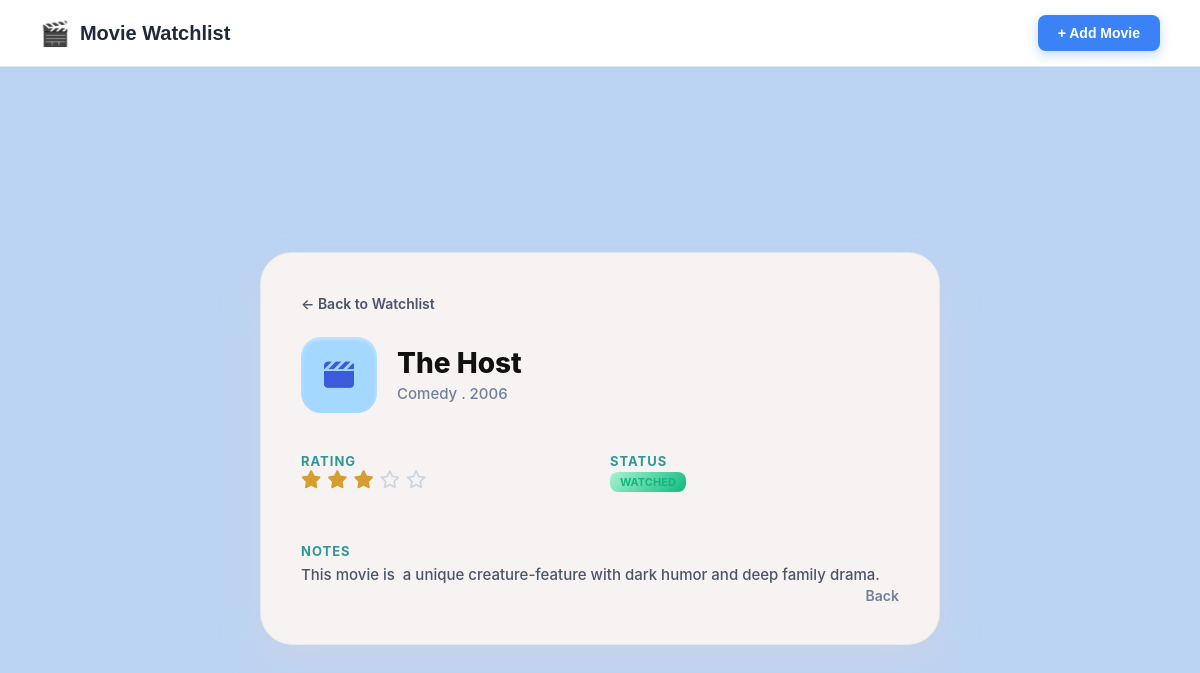
Screenshot of /movies/8 with the database file from the repository.
### tables this page shows
CREATE TABLE movies (
            id INTEGER PRIMARY KEY AUTOINCREMENT,
            title TEXT NOT NULL,
            genre TEXT,
            release_year INTEGER,
            rating INTEGER,
            status TEXT NOT NULL,
            notes TEXT
        );

### endpoint/movies.py (the view)
@movies_bp.route('/movies/<int:movie_id>', methods=['GET'])
def view_movie(movie_id):
    movie = get_movies_by_id_service(movie_id)
    if not movie:
        flash("Movie not found.", "danger")
        return redirect(url_for('movies.index'))
    return render_template('view.html', movie=movie)

### business_logic/movie_service.py (called while the page is built)
def get_movies_by_id_service(movie_id):
    conn = get_db_connection()
    row = conn.execute('SELECT * FROM movies WHERE id = ?', (movie_id,)).fetchone()
    conn.close()
    return Movie.from_row(row) if row else None

### data_access/movie_repository.py (called while the page is built)
def get_db_connection():
    conn = sqlite3.connect(DATABASE)
    conn.row_factory = sqlite3.Row
    return conn

### models/movie.py (called while the page is built)
    def get_stars_html(self):
        html = ""
        for i in range(1, 6):
            if i <= self.rating:
                html += '<i class="fa-solid fa-star active-star"></i>'
            else:
                html += '<i class="fa-regular fa-star inactive-star"></i>'
        return html

    def get_status_class(self):
        return f"status-{self.status.lower().replace(' ', '-')}"

    @classmethod
    def from_row(cls, row):
        if not row:
            return None
        data = dict(row)
        return cls(
            id=data.get('id'),
            title=data.get('title'),
            genre=data.get('genre'),
            release_year=data.get('release_year'),
            rating=data.get('rating'),
            status=data.get('status'),
            notes=data.get('notes')
        )

### templates/view.html (shortened to what this page needs)
<!DOCTYPE html>
<html lang="en">
<head>
    <link rel="stylesheet" href="https://cdnjs.cloudflare.com/ajax/libs/font-awesome/6.4.0/css/all.min.css">
    <link rel="stylesheet" href="{{ url_for('static', filename='css/style.css') }}">
</head>
<body class="bg-dark" style="display: flex; flex-direction: column; min-height: 100vh; justify-content: flex-start; align-items: stretch; margin: 0; padding: 0;">
    <header class="watchlist-header" style="background: white; padding: 15px 40px; border-bottom: 1px solid #e2e8f0; display: flex; justify-content: space-between; align-items: center; width: 100%; box-sizing: border-box; flex-shrink: 0;">
        <div class="logo-area" style="display: flex; align-items: center; gap: 10px;">
            <span style="font-size: 24px; color: #3b82f6;">🎬</span>
            <h1 class="main-title" style="font-size: 20px; font-weight: 700; color: #1e293b; margin: 0; font-family: sans-serif;">Movie Watchlist</h1>
        </div>
        <a href="{{ url_for('movies.create') }}" class="add-movie-btn" style="background: #3b82f6; color: white; padding: 10px 20px; border-radius: 8px; text-decoration: none; font-weight: 600; font-size: 14px; display: inline-flex; align-items: center; gap: 5px; font-family: sans-serif;">
            + Add Movie
        </a>
    </header>
    <div class="page-container" style="display: flex; justify-content: center; align-items: center; flex-grow: 1; padding: 40px 20px; box-sizing: border-box;">
        <div class="movie-card">
            <div class="top-nav">
                <a href="{{ url_for('movies.index') }}" class="back-to-watchlist">
                    ← Back to Watchlist
                </a>
            </div>
            <div class="card-header">
                <div class="movie-icon-box">
                    <i class="fa-solid fa-clapperboard"></i>
                </div>
                <div class="movie-title-section">
                    <h1 class="movie-title">{{ movie.title }}</h1>
                    <p class="movie-meta">{{ movie.genre }} . {{ movie.year }}</p>
                </div>
            </div>
            <div class="details-grid">
                <div class="grid-item">
                    <h2 class="section-label">RATING</h2>
                    <div class="rating-stars">
                        {{ movie.get_stars_html() | safe }}
                    </div>
                </div>
                <div class="grid-item">
                    <h2 class="section-label">STATUS</h2>
                    <div class="status-value">
                        <span class="status-badge {{ movie.get_status_class() }}">{{ movie.status }}</span>
                    </div>
                </div>
            </div>
            <div class="notes-container">
                <h2 class="section-label">NOTES</h2>
                <p class="notes-text">{{ movie.notes }}</p>
            </div>
            <div class="card-footer">
                <a href="{{ url_for('movies.index') }}" class="bottom-back-btn">
                    Back
                </a>
            </div>
        </div>
    </div>
</body>
</html>

### static/css/style.css (style rules this page uses)
body { background-color: #f3f6f9; margin: 0; font-family: 'Inter', system-ui, -apple-system, sans-serif; color: #1e293b; }
.page-container { max-width: 1200px; margin: 0 auto; padding: 0 40px 40px 40px; }
.movie-card { background: #ffffff; border: 1px solid #e2e8f0; border-radius: 16px; padding: 35px 40px; max-width: 650px; margin: 0 auto; box-shadow: 0 4px 12px rgba(0, 0, 0, 0.03); }
.rating-stars { color: #f39c12; font-size: 1.2rem; letter-spacing: 2px; }
* { margin: 0; padding: 0; box-sizing: border-box; font-family: -apple-system, BlinkMacSystemFont, "Segoe UI", Roboto, "Helvetica Neue", Arial, sans-serif; }
body.bg-dark { background-color: #bbd4f3; min-height: 100vh; display: flex; justify-content: center; align-items: center; }
.page-container { width: 100%; max-width: 1200px; padding: 20px; display: flex; justify-content: center; align-items: center; }
.movie-card { background-color: #f7f3f3; width: 100%; max-width: 680px; border-radius: 32px; padding: 40px; box-shadow: 0 20px 40px rgba(243, 206, 206, 0.25); position: relative; }
.top-nav { margin-bottom: 24px; }
.back-to-watchlist { color: #4a5568; text-decoration: none; font-size: 14px; font-weight: 600; transition: color 0.2s ease; }
.card-header { display: flex; align-items: center; gap: 20px; margin-bottom: 35px; }
.movie-icon-box { width: 76px; height: 76px; background-color: #a5d8ff; border-radius: 20px; display: flex; justify-content: center; align-items: center; box-shadow: inset 0 2px 4px rgba(255, 255, 255, 0.4); }
.movie-icon-box i { font-size: 30px; color: #3b5bdb; }
.movie-title-section { flex: 1; }
.movie-title { font-size: 28px; font-weight: 800; color: #111; line-height: 1.2; }
.movie-meta { font-size: 15px; color: #718096; margin-top: 4px; font-weight: 500; }
.details-grid { display: grid; grid-template-columns: 1fr 1fr; gap: 20px; margin-bottom: 30px; }
.section-label { font-size: 13px; font-weight: 700; color: #319795; letter-spacing: 1px; margin-bottom: 1px; margin-top: 5px; }
.rating-stars { display: flex; gap: 4px; }
.active-star { color: #d69e2e; font-size: 18px; }
.inactive-star { color: #cbd5e0; font-size: 18px; }
.status-value { font-size: 16px; font-weight: 700; color: #0d9488; }
.notes-container { margin-top: 20px; padding-top: 15px; border-top: 1px solid #f1f5f9; }
.notes-text { font-size: 15px; color: #4a5568; line-height: 1.6; font-weight: 500; margin: 4px 0 0 0; word-wrap: break-word; overflow-wrap: break-word; word-break: break-word; white-space: pre-wrap; }
.card-footer { display: flex; justify-content: flex-end; }
.bottom-back-btn { color: #718096; text-decoration: none; font-size: 14px; font-weight: 600; transition: color 0.2s ease; }
* { margin: 0; padding: 0; box-sizing: border-box; font-family: -apple-system, BlinkMacSystemFont, "Segoe UI", Roboto, Helvetica, Arial, sans-serif; }
.watchlist-header { display: flex; justify-content: space-between; align-items: center; margin-bottom: 30px; }
.logo-area { display: flex; align-items: center; gap: 12px; }
.main-title { font-size: 24px; font-weight: 800; color: #1e293b; }
.add-movie-btn { background-color: #3b82f6; color: #ffffff; padding: 10px 20px; border-radius: 12px; display: inline-flex; align-items: center; gap: 8px; text-decoration: none; font-size: 14px; font-weight: 700; box-shadow: 0 4px 12px rgba(59, 130, 246, 0.3); transition: all 0.2s ease; }
.status-watched { background: linear-gradient(135deg, #a7f3d0, #10b981); }
.status-badge { font-size: 11px; font-weight: 700; padding: 3px 10px; border-radius: 8px; text-transform: uppercase; display: inline-block; }
.status-badge.status-watched { background-color: #ecfdf5; color: #065f46; }
.status-watched { color: #10b981 !important; }

### rows the page displays
movies: title "The Host", genre "Comedy", year "2006", status "WATCHED", notes "This movie is a unique creature-feature with dark humor and deep family drama."
